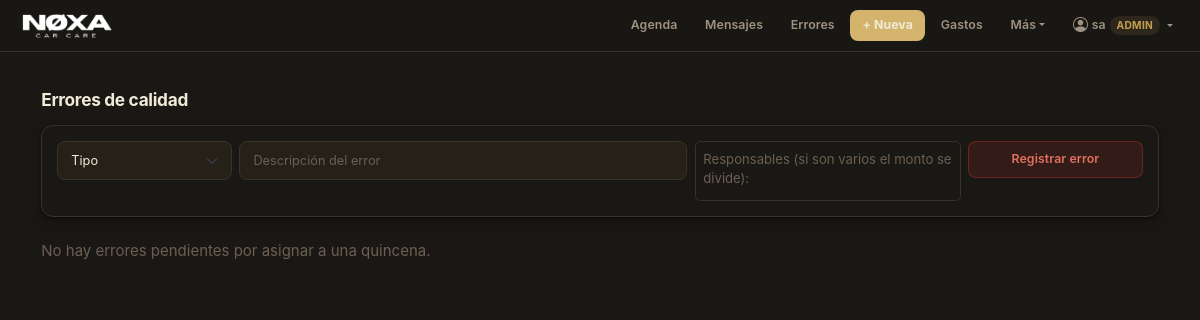
The app's page /quality-errors (signed in), older data.
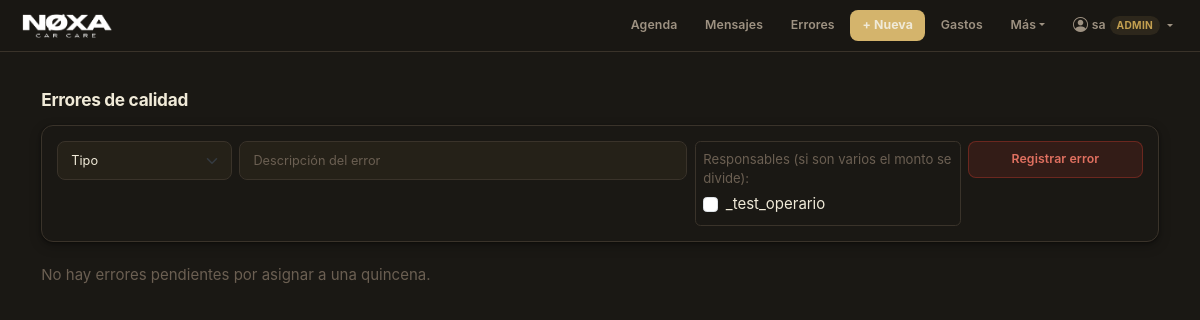
The same page, newer data.
### app.py (models this page shows, shortened)
class User(db.Model):
    __tablename__ = "users"
    id           = db.Column(db.Integer, primary_key=True)
    username     = db.Column(db.String(80), nullable=False, unique=True)
    password_hash= db.Column(db.String(256), nullable=False)
    role         = db.Column(db.String(20), nullable=False, default="operario")
    is_active    = db.Column(db.Boolean, default=True)
    created_at   = db.Column(db.DateTime, nullable=False, default=datetime.utcnow)
    must_change_password = db.Column(db.Boolean, default=False)
    salary          = db.Column(db.Integer, default=0)
    is_trial_period = db.Column(db.Boolean, default=False)  # override manual (legado)
    hire_date       = db.Column(db.Date, nullable=True)     # fecha real de ingreso

### app.py (the view)
@app.route("/quality-errors")
def quality_errors_list():
    employees = User.query.filter(
        User.role == "operario", User.is_active == True
    ).order_by(User.username).all()
    errors = (QualityError.query
              .filter_by(period_id=None)
              .order_by(QualityError.created_at.desc())
              .all())
    return render_template("quality_errors.html", errors=errors, employees=employees)

### app.py (called while the page is built)
@app.before_request
def require_login():
    endpoint = request.endpoint
    if endpoint in PUBLIC_ENDPOINTS:
        return
    user_id = session.get("user_id")
    if not user_id:
        return redirect(url_for("login", next=request.path))
    user = User.query.get(user_id)
    if not user or not user.is_active:
        session.clear()
        return redirect(url_for("login"))
    g.current_user = user
    if bool(user.must_change_password) and endpoint not in CHANGE_PWD_ENDPOINTS:
        flash("Debes cambiar tu contraseña antes de continuar.", "warning")
        return redirect(url_for("change_password"))
    if user.role == "operario" and endpoint not in OPERARIO_ENDPOINTS:
        flash("No tienes permiso para acceder a esa sección.", "danger")
        return redirect(url_for("calendar_view"))

@app.context_processor
def inject_user():
    return {"current_user": getattr(g, "current_user", None)}

### templates/quality_errors.html (shortened to what this page needs)
{% extends "base.html" %}
{% block content %}
<div class="container mt-4">
  <div class="d-flex justify-content-between align-items-center mb-3">
    <h2 class="mb-0">Errores de calidad</h2>
  </div>
  <form method="POST" action="{{ url_for('quality_errors_new') }}" class="card card-body bg-dark border-secondary mb-4">
    <div class="row g-2">
      <div class="col-12 col-md-2">
        <select name="error_type" class="form-select" required>
          <option value="">Tipo</option>
        </select>
      </div>
      <div class="col-12 col-md-5">
        <input type="text" name="description" class="form-control"
               placeholder="Descripción del error" required>
      </div>
      <div class="col-12 col-md-3">
        <div class="border border-secondary rounded p-2">
          <small class="text-muted d-block mb-1">Responsables (si son varios el monto se divide):</small>
          {% for emp in employees %}
          <div class="form-check form-check-inline">
            <input class="form-check-input" type="checkbox"
                   name="employee_ids" value="{{ emp.id }}" id="emp_{{ emp.id }}">
            <label class="form-check-label" for="emp_{{ emp.id }}">{{ emp.username }}</label>
          </div>
          {% endfor %}
        </div>
      </div>
      <div class="col-12 col-md-2">
        <button type="submit" class="btn btn-danger w-100">Registrar error</button>
      </div>
    </div>
  </form>
  {% if errors %}
  <div class="table-responsive">
    <table class="table table-dark table-hover align-middle">
      <thead>
        <tr>
          <th>Fecha y hora</th>
          <th>Tipo</th>
          <th>Descripción</th>
          <th>Responsables</th>
          <th class="text-center">Acción</th>
        </tr>
      </thead>
      <tbody>
        {% for err in errors %}
        <tr>
          <td class="text-nowrap">{{ err.created_at.strftime('%d/%m/%Y %H:%M') }}</td>
          <td>
            {% if err.error_type == 'leve' %}
              <span class="badge bg-warning text-dark">Leve</span>
            {% else %}
              <span class="badge bg-danger">Grave</span>
            {% endif %}
          </td>
          <td>{{ err.description }}</td>
          <td>
            {% for a in err.assignments %}
              <span class="badge bg-secondary me-1">
                {{ a.employee.username }}
                (− $ {{ "{:,}".format(a.deduction).replace(",", ".") }})
              </span>
            {% endfor %}
          </td>
          <td class="text-center">
            <form method="POST" action="{{ url_for('quality_errors_delete', error_id=err.id) }}"
                  onsubmit="return confirm('¿Eliminar este error?')">
              <button type="submit" class="btn btn-sm btn-outline-danger">Eliminar</button>
            </form>
          </td>
        </tr>
        {% endfor %}
      </tbody>
    </table>
  </div>
  {% else %}
    <p class="text-muted">No hay errores pendientes por asignar a una quincena.</p>
  {% endif %}
</div>
{% endblock %}

Row changes from the older to the newer data that the page shows:
added User: username "_test_operario"
